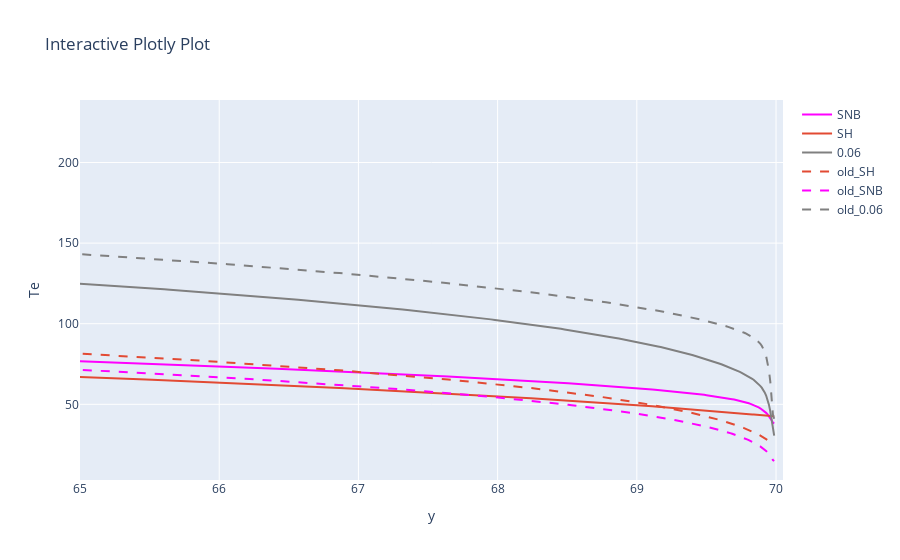

Notebook source saved alongside this figure:
### Code cell
import plotly.graph_objects as go
import numpy as np

# Assuming replace_guards and the dataframes snb, sh, fl006, ds_sh, ds_snb, ds_006, and colors are defined

# Replace the guards in the data
Te_snb = replace_guards(np.ravel(snb['Te'].values))
Te_sh = replace_guards(np.ravel(sh['Te'].values))
Te_fl006 = replace_guards(np.ravel(fl006['Te'].values))

# Get the x values
x = ds_sh['y'].values

# Create the plot
fig = go.Figure()

# Add traces for each data series
fig.add_trace(go.Scatter(x=x, y=Te_snb, mode='lines', name='SNB', 
                         line=dict(color=colors['SNB'])))
fig.add_trace(go.Scatter(x=x, y=Te_sh, mode='lines', name='SH', 
                         line=dict(color=colors['SH'])))
fig.add_trace(go.Scatter(x=x, y=Te_fl006, mode='lines', name='0.06', 
                         line=dict(color=colors['0.06'])))
fig.add_trace(go.Scatter(x=ds_sh['y'].values, y=ds_sh['Te'].values, 
                         mode='lines', name='old_SH', 
                         line=dict(color=colors['SH'], dash='dash')))
fig.add_trace(go.Scatter(x=ds_snb['y'].values, y=ds_snb['Te'].values, 
                         mode='lines', name='old_SNB', 
                         line=dict(color=colors['SNB'], dash='dash')))
fig.add_trace(go.Scatter(x=ds_006['y'].values, y=ds_006['Te'].values, 
                         mode='lines', name='old_0.06', 
                         line=dict(color=colors['0.06'], dash='dash')))

# Set plot title and labels
fig.update_layout(title='Interactive Plotly Plot', 
                  xaxis_title='y', yaxis_title='Te')

fig.update_xaxes(range=[65, 70.05])

# Show the plot
fig.show()

### Figure 1 — Plotly figure (JSON) as saved in the notebook; plotly's stock layout.template omitted (floating-point values rounded to 4 significant figures; data arrays with more than 128 entries replaced by an {"elided": "..."} marker saying what was removed)
{"data": [{"line": {"color": "magenta"}, "mode": "lines", "name": "SNB", "type": "scatter", "x": {"elided": "798 float values"}, "y": {"elided": "798 float values"}}, {"line": {"color": "#E24A33"}, "mode": "lines", "name": "SH", "type": "scatter", "x": {"elided": "798 float values"}, "y": {"elided": "798 float values"}}, {"line": {"color": "grey"}, "mode": "lines", "name": "0.06", "type": "scatter", "x": {"elided": "798 float values"}, "y": {"elided": "798 float values"}}, {"line": {"color": "#E24A33", "dash": "dash"}, "mode": "lines", "name": "old_SH", "type": "scatter", "x": {"elided": "798 float values"}, "y": {"elided": "798 float values"}}, {"line": {"color": "magenta", "dash": "dash"}, "mode": "lines", "name": "old_SNB", "type": "scatter", "x": {"elided": "798 float values"}, "y": {"elided": "798 float values"}}, {"line": {"color": "grey", "dash": "dash"}, "mode": "lines", "name": "old_0.06", "type": "scatter", "x": {"elided": "798 float values"}, "y": {"elided": "798 float values"}}], "layout": {"title": {"text": "Interactive Plotly Plot"}, "xaxis": {"range": [65, 70.05], "title": {"text": "y"}}, "yaxis": {"title": {"text": "Te"}}}}
